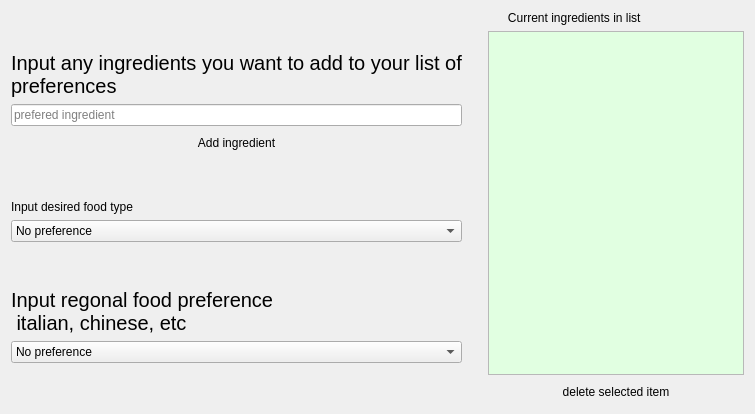
      <widget class="QWidget" name="Positives">
       <property name="autoFillBackground">
        <bool>false</bool>
       </property>
       <attribute name="title">
        <string>Positive Preferences</string>
       </attribute>
       <layout class="QHBoxLayout" name="horizontalLayout_2">
        <item>
         <widget class="QFrame" name="positive_input_frame">
          <property name="sizePolicy">
           <sizepolicy hsizetype="Preferred" vsizetype="Preferred">
            <horstretch>0</horstretch>
            <verstretch>0</verstretch>
           </sizepolicy>
          </property>
          <property name="minimumSize">
           <size>
            <width>220</width>
            <height>0</height>
           </size>
          </property>
          <property name="frameShape">
           <enum>QFrame::NoFrame</enum>
          </property>
          <property name="frameShadow">
           <enum>QFrame::Raised</enum>
          </property>
          <layout class="QVBoxLayout" name="verticalLayout_2">
           <property name="leftMargin">
            <number>0</number>
           </property>
           <property name="topMargin">
            <number>0</number>
           </property>
           <property name="rightMargin">
            <number>10</number>
           </property>
           <property name="bottomMargin">
            <number>0</number>
           </property>
           <item>
            <spacer name="verticalSpacer_9">
             <property name="orientation">
              <enum>Qt::Vertical</enum>
             </property>
             <property name="sizeHint" stdset="0">
              <size>
               <width>20</width>
               <height>40</height>
              </size>
             </property>
            </spacer>
           </item>
           <item>
            <widget class="QLabel" name="Ingr_Explanation">
             <property name="sizePolicy">
              <sizepolicy hsizetype="Expanding" vsizetype="Preferred">
               <horstretch>0</horstretch>
               <verstretch>0</verstretch>
              </sizepolicy>
             </property>
             <property name="font">
              <font>
               <pointsize>15</pointsize>
              </font>
             </property>
             <property name="autoFillBackground">
              <bool>false</bool>
             </property>
             <property name="text">
              <string>Input any ingredients you want to add to your list of preferences</string>
             </property>
             <property name="scaledContents">
              <bool>true</bool>
             </property>
             <property name="wordWrap">
              <bool>true</bool>
             </property>
             <property name="openExternalLinks">
              <bool>false</bool>
             </property>
            </widget>
           </item>
           <item>
            <widget class="QLineEdit" name="pos_Ingredients">
             <property name="text">
              <string/>
             </property>
             <property name="placeholderText">
              <string>prefered ingredient</string>
             </property>
            </widget>
           </item>
           <item>
            <widget class="QPushButton" name="add_Ingredient">
             <property name="enabled">
              <bool>true</bool>
             </property>
             <property name="autoFillBackground">
              <bool>true</bool>
             </property>
             <property name="text">
              <string>Add ingredient</string>
             </property>
             <property name="flat">
              <bool>true</bool>
             </property>
            </widget>
           </item>
           <item>
            <spacer name="verticalSpacer_8">
             <property name="orientation">
              <enum>Qt::Vertical</enum>
             </property>
             <property name="sizeHint" stdset="0">
              <size>
               <width>20</width>
               <height>40</height>
              </size>
             </property>
            </spacer>
           </item>
           <item>
            <widget class="QLabel" name="label">
             <property name="text">
              <string>Input desired food type </string>
             </property>
             <property name="scaledContents">
              <bool>true</bool>
             </property>
             <property name="wordWrap">
              <bool>true</bool>
             </property>
            </widget>
           </item>
           <item>
            <widget class="QComboBox" name="food_type">
             <property name="currentText">
              <string>No preference</string>
             </property>
             <property name="currentIndex">
              <number>0</number>
             </property>
             <item>
              <property name="text">
               <string>No preference</string>
              </property>
             </item>
            </widget>
           </item>
           <item>
            <spacer name="verticalSpacer_7">
             <property name="orientation">
              <enum>Qt::Vertical</enum>
             </property>
             <property name="sizeHint" stdset="0">
              <size>
               <width>20</width>
               <height>40</height>
              </size>
             </property>
            </spacer>
           </item>
           <item>
            <widget class="QLabel" name="label_2">
             <property name="font">
              <font>
               <pointsize>15</pointsize>
              </font>
             </property>
             <property name="text">
              <string>Input regonal food preference 
 italian, chinese, etc</string>
             </property>
            </widget>
           </item>
           <item>
            <widget class="QComboBox" name="regionalFood">
             <item>
              <property name="text">
               <string>No preference</string>
              </property>
             </item>
             <item>
              <property name="text">
               <string>Italian</string>
              </property>
             </item>
             <item>
              <property name="text">
               <string>chinese</string>
              </property>
             </item>
             <item>
              <property name="text">
               <string>etc.</string>
              </property>
             </item>
            </widget>
           </item>
           <item>
            <spacer name="verticalSpacer_6">
             <property name="orientation">
              <enum>Qt::Vertical</enum>
             </property>
             <property name="sizeHint" stdset="0">
              <size>
               <width>20</width>
               <height>40</height>
              </size>
             </property>
            </spacer>
           </item>
          </layout>
         </widget>
        </item>
        <item>
         <widget class="QFrame" name="positive_list_frame">
          <property name="enabled">
           <bool>true</bool>
          </property>
          <property name="sizePolicy">
           <sizepolicy hsizetype="Preferred" vsizetype="Preferred">
            <horstretch>0</horstretch>
            <verstretch>0</verstretch>
           </sizepolicy>
          </property>
          <property name="minimumSize">
           <size>
            <width>220</width>
            <height>0</height>
           </size>
          </property>
          <property name="frameShape">
           <enum>QFrame::NoFrame</enum>
          </property>
          <property name="frameShadow">
           <enum>QFrame::Raised</enum>
          </property>
          <layout class="QVBoxLayout" name="verticalLayout_3">
           <property name="leftMargin">
            <number>10</number>
           </property>
           <property name="topMargin">
            <number>0</number>
           </property>
           <property name="rightMargin">
            <number>0</number>
           </property>
           <property name="bottomMargin">
            <number>0</number>
           </property>
           <item>
            <widget class="QLabel" name="label_3">
             <property name="text">
              <string>      Current ingredients in list</string>
             </property>
            </widget>
           </item>
           <item>
            <widget class="QListWidget" name="Positives_list">
             <property name="sizePolicy">
              <sizepolicy hsizetype="Expanding" vsizetype="Expanding">
               <horstretch>0</horstretch>
               <verstretch>0</verstretch>
              </sizepolicy>
             </property>
             <property name="minimumSize">
              <size>
               <width>0</width>
               <height>0</height>
              </size>
             </property>
             <property name="sizeIncrement">
              <size>
               <width>0</width>
               <height>1</height>
              </size>
             </property>
             <property name="palette">
              <palette>
               <active>
                <colorrole role="Base">
                 <brush brushstyle="SolidPattern">
                  <color alpha="255">
                   <red>225</red>
                   <green>255</green>
                   <blue>225</blue>
                  </color>
                 </brush>
                </colorrole>
               </active>
               <inactive>
                <colorrole role="Base">
                 <brush brushstyle="SolidPattern">
                  <color alpha="255">
                   <red>225</red>
                   <green>255</green>
                   <blue>225</blue>
                  </color>
                 </brush>
                </colorrole>
               </inactive>
               <disabled>
                <colorrole role="Base">
                 <brush brushstyle="SolidPattern">
                  <color alpha="255">
                   <red>3</red>
                   <green>101</green>
                   <blue>140</blue>
                  </color>
                 </brush>
                </colorrole>
               </disabled>
              </palette>
             </property>
            </widget>
           </item>
           <item>
            <widget class="QPushButton" name="deletePositive">
             <property name="enabled">
              <bool>true</bool>
             </property>
             <property name="autoFillBackground">
              <bool>true</bool>
             </property>
             <property name="text">
              <string>delete selected item</string>
             </property>
             <property name="flat">
              <bool>true</bool>
             </property>
            </widget>
           </item>
          </layout>
         </widget>
        </item>
       </layout>
      </widget>
